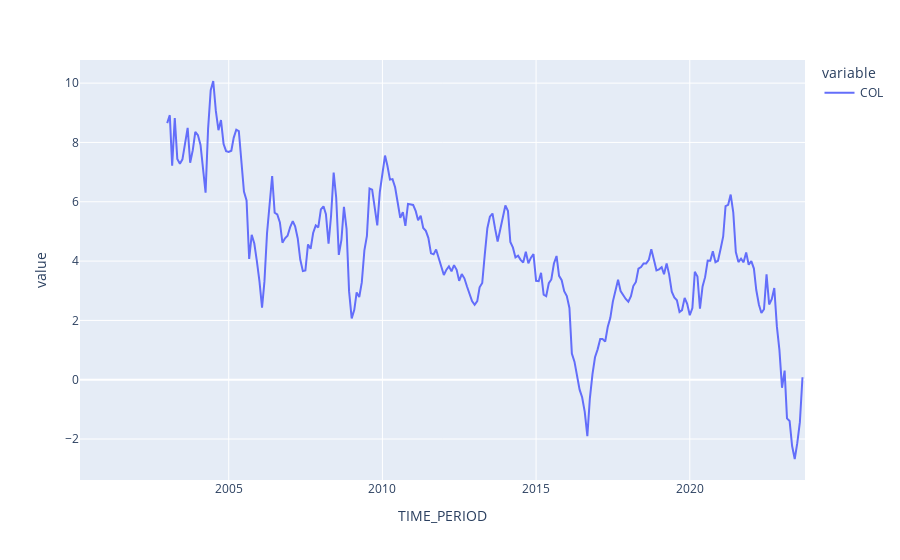

Write notebook code for a chart like this one.
### Code cell
#get headline CPI

import os
df_cpi = pd.read_csv("Full_PRICES_CPI.csv")
df_cpi_headline = df_cpi.query("SUBJECT=='CPALTT01'and FREQUENCY=='M' and MEASURE == 'GY'") \
    .pivot_table(index="TIME_PERIOD",columns="LOCATION",values="value",aggfunc="mean")
df_cpi_headline.head()

print(f"df_rates shape: {df_rates.shape}")
print(f"df_cpi shape: {df_cpi_headline.shape}")

joint_columns = [x for x in df_cpi_headline.columns if x in df_rates.columns]
df_real = df_rates[joint_columns].iloc[2:] - df_cpi_headline[joint_columns].values
#this iloc cuts the df by 1 to make them equal
df_real.head()

px.line(df_real["COL"])

### Figure 1 — Plotly figure (JSON) as saved in the notebook; plotly's stock layout.template omitted (floating-point values rounded to 4 significant figures; data arrays with more than 128 entries replaced by an {"elided": "..."} marker saying what was removed)
{"data": [{"hovertemplate": "variable=COL<br>TIME_PERIOD=%{x}<br>value=%{y}<extra></extra>", "legendgroup": "COL", "line": {"color": "#636efa", "dash": "solid"}, "marker": {"symbol": "circle"}, "mode": "lines", "name": "COL", "orientation": "v", "showlegend": true, "type": "scatter", "x": {"elided": "284 str values"}, "xaxis": "x", "y": {"elided": "284 float values"}, "yaxis": "y"}], "layout": {"legend": {"title": {"text": "variable"}, "tracegroupgap": 0}, "margin": {"t": 60}, "xaxis": {"anchor": "y", "domain": [0, 1], "title": {"text": "TIME_PERIOD"}}, "yaxis": {"anchor": "x", "domain": [0, 1], "title": {"text": "value"}}}}
